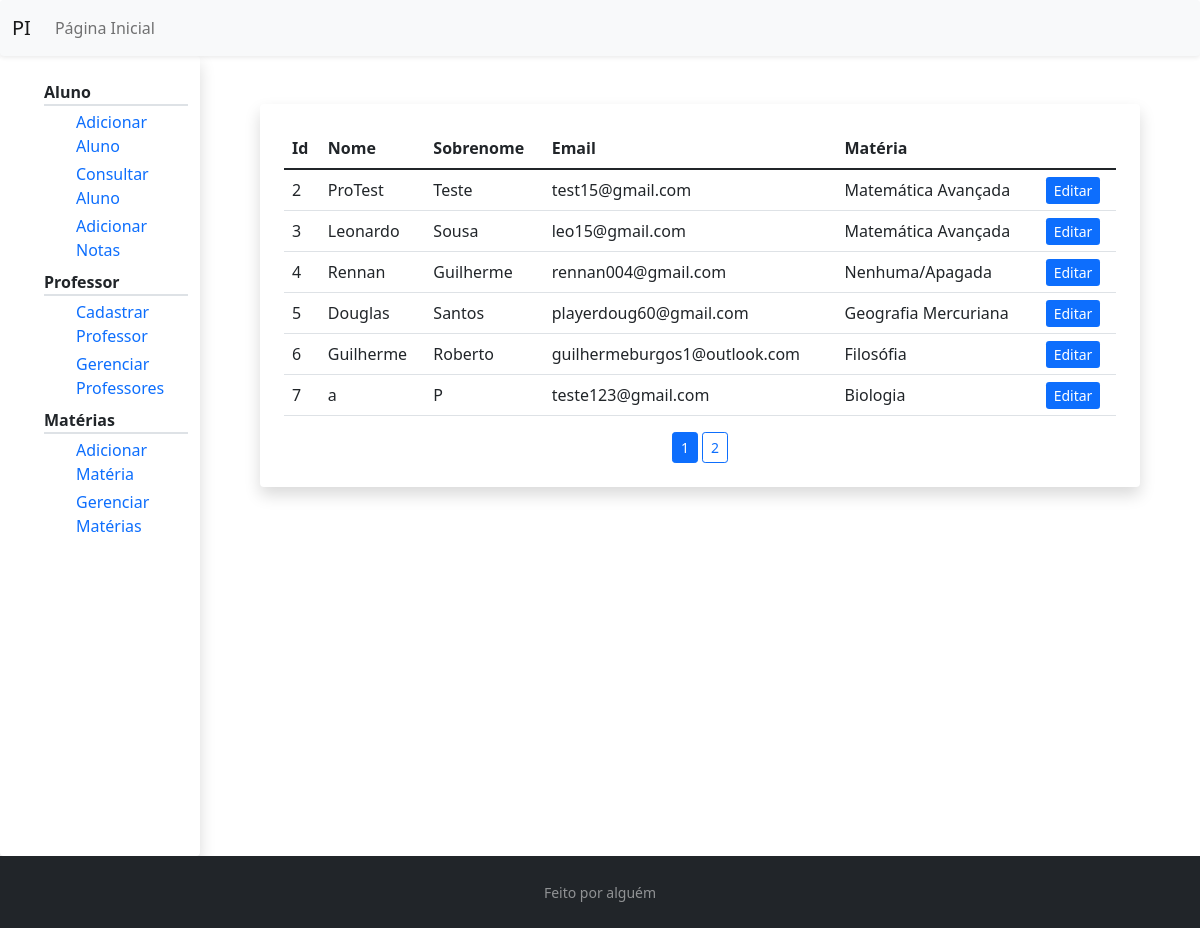
Page /gerenciar/professor/ on the earlier database version.
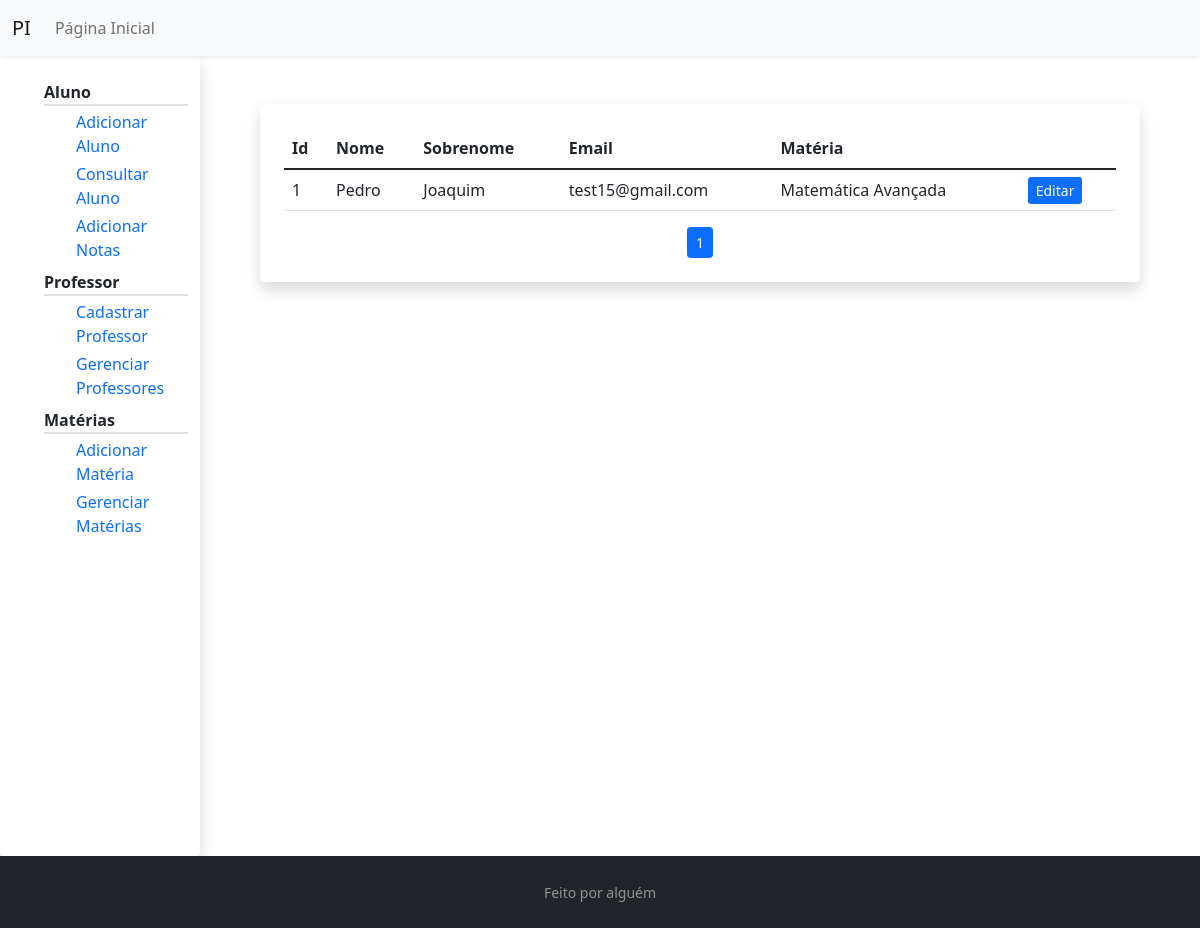
Same page on the later database version.
### pi/models.py (models this page shows, shortened)
class Professor(db.Model, UserMixin):
    id = db.Column(db.Integer, primary_key=True)
    nome = db.Column(db.String(20), nullable=False)
    sobrenome = db.Column(db.String(100), nullable=False)
    materia = db.Column(db.Integer, db.ForeignKey('materia.id'), nullable=False)
    email = db.Column(db.String(256), unique=True, nullable=False)
    senha = db.Column(db.String(30), nullable=False)

class Materia(db.Model):
    id = db.Column(db.Integer, primary_key=True)
    nome = db.Column(db.String(100), nullable=False, unique=True)

### pi/routes.py (the view)
@app.route("/gerenciar/professor/")
def gerenciar_professor():
    page = request.args.get('page', 1, type=int)
    professores = Professor.query.paginate(per_page=6)
    return render_template('gerenciar_professores.html',
                            titulo='Gerenciar Professores',
                            user="gerenciar",
                            lista_professores=professores,
                            materia=Materia)

### pi/templates/gerenciar_professores.html
{% extends "professor_layout.html" %}
{% block prof %}
    <div class="shadow p-4 mb-5 bg-white rounded m-5">
        <table class="table ">
            <thead class="border-bottom border-dark" >
                <tr>
                    <th scope="col"> Id</th>
                    <th scope="col"> Nome </th>
                    <th scope="col"> Sobrenome </th>
                    <th scope="col"> Email </th>
                    <th scope="col"> Matéria </th>
                </tr>
            </thead>
            <tbody>
                {% for professor in lista_professores.items %}
                    <tr>
                        <td> {{ professor.id }} </td>
                        <td> {{ professor.nome }} </td>
                        <td>
                            {% set sobrenome_str = professor.sobrenome.split(' ') %}
                            {{ sobrenome_str[0] }}
                        </td>
                        <td> {{ professor.email }} </td>
                        <td>
                            {% set materia_nome = materia.query.filter_by(id=professor.materia).first() %}
                            {% if materia_nome %}
                                {{ materia.query.filter_by(id=professor.materia).first().nome }}
                            {% else %}
                                Nenhuma/Apagada
                            {% endif %}
                        </td>
                        <td>
                            <a class="btn-primary btn-sm" href=" {{ url_for('editar_professor', id_professor=professor.id) }} "> Editar </a>
                        </td>
                    </tr>
                {% endfor %}
            </tbody>
        </table>
        <div class="text-center">
            {%  for numero_pagina in lista_professores.iter_pages() %}
                {% if numero_pagina %}
                    {% if lista_professores.page == numero_pagina %}
                        <a class="btn btn-primary btn-sm" href="{{ url_for('gerenciar_professor', page=numero_pagina) }}">{{ numero_pagina }}</a>
                    {% else %}
                        <a class="btn btn-outline-primary btn-sm" href=" {{ url_for('gerenciar_professor', page=numero_pagina) }} "> {{ numero_pagina }} </a>
                    {% endif %}
                {% else %}
                    ...
                {% endif %}
            {% endfor %}
        </div>
    </div>
{% endblock prof %}

### pi/templates/professor_layout.html (shortened to what this page needs)
{% extends "layout.html"%}
{% block conteudo %}
    <div class="container-fluid">
        <div class="row">
            <div class="col-2 shadow pt-4 rounded" style="height:100vh;">
                <ul class="text-start">
                    <li class="border-bottom border-2 fw-bold" > Aluno </li>
                    <ul>
                        <li class="mt-1"> <a href=""> Adicionar Aluno </a> </li>
                        <li class="mt-1"> <a href=""> Consultar Aluno </a> </li>
                        <li class="mt-1"> <a href=""> Adicionar Notas </a> </li>
                    </ul>
                    <li class="mt-2 border-bottom border-2 fw-bold"> Professor </li>
                    <ul>
                        <li class="mt-1"> <a href=" {{ url_for('registrar') }} "> Cadastrar Professor </a></li>
                        <li class="mt-1"> <a href=" {{ url_for('gerenciar_professor') }} "> Gerenciar Professores </a> </li>
                    </ul>
                    <li class="mt-2 border-bottom border-2 fw-bold"> Matérias </li>
                    <ul>
                        <li class="mt-1"> <a href=" {{ url_for('registrar_materia') }} "> Adicionar Matéria </a> </li>
                        <li class="mt-1"> <a href=" {{ url_for('gerenciar_materia') }} "> Gerenciar Matérias </a> </li>
                    </ul>
                </ul>
            </div>
            <div class="col">
                {% block prof%}
                {% endblock prof%}
            </div>
          </div>
    </div>
{% endblock conteudo %}

### pi/templates/layout.html (shortened to what this page needs)
<!DOCTYPE html>
<html lang="pt-br">
    <head>
        <link href="https://cdn.jsdelivr.net/npm/bootstrap@5.1.1/dist/css/bootstrap.min.css" rel="stylesheet">
        <link rel="stylesheet" type="text/css" href="{{ url_for('static', filename='main.css')}}">
    </head>
    <body class="d-flex flex-column min-vh-100">
        {% if user %}
            <header>
                <nav class="navbar navbar-expand-lg navbar-light bg-light rounded shadow-sm">
                    <div class="container-fluid">
                        <a class="navbar-brand" href="{{url_for('home')}}">PI</a>
                        <div class="navbar-collapse collapse" id="navbarSupportedContent">
                            {% if current_user.is_authenticated %}
                                <div class="navbar-nav mr-auto">
                                    <a class="nav-item nav-link" href=" {{ url_for('professor') }} "> Página do Professor </a>
                                </div>
                                <div class="navbar-nav ms-auto">
                                    <a class="nav-item nav-link" href=" {{ url_for('logout') }}"> Sair </a>
                                </div>
                            {% else %}
                                {% if user == 'aluno' %}
                                    <div class="navbar-nav mr-auto">
                                        <a class="nav-item nav-link" href=" {{ url_for(user) }} ">Página do Aluno</a>
                                    </div>
                                {% else %}
                                    <div class="navbar-nav mr-auto">
                                        <a class="nav-item nav-link" href=" {{ url_for('home') }} ">Página Inicial</a>
                                    </div>
                                {% endif %}
                            {% endif %}
                        </div>
                    </div>
                </nav>
            </header>
        {% endif %}
        <main>
            {% block conteudo %}
            {% endblock conteudo %}
        </main>
        <footer class="flex-shrink-0 py-4 bg-dark text-white-50 mt-auto">
            <div class="container text-center">
              <small>Feito por alguém</small>
            </div>
          </footer>
    </body>
</html>

### pi/static/main.css (style rules this page uses)
html, body { height: 100vh; }
ul { list-style-type: none; }
a { text-decoration: none; }

Differences in the rows shown:
removed Professor: id "2", nome "ProTest", sobrenome_str "Teste", email "test15@gmail.com", query.filter_by "Matemática Avançada"
removed Professor: id "3", nome "Leonardo", sobrenome_str "Sousa", email "leo15@gmail.com", query.filter_by "Matemática Avançada"
removed Professor: id "4", nome "Rennan", sobrenome "Guilherme", email "rennan004@gmail.com", shows "Nenhuma/Apagada"
removed Professor: id "5", nome "Douglas", sobrenome_str "Santos", email "playerdoug60@gmail.com", query.filter_by "Geografia Mercuriana"
removed Professor: id "6", nome "Guilherme", sobrenome_str "Roberto", email "guilhermeburgos1@outlook.com", query.filter_by "Filosófia"
removed Professor: id "7", nome "a", sobrenome_str "P", email "teste123@gmail.com", query.filter_by "Biologia"
added Professor: id "1", nome "Pedro", sobrenome "Joaquim", email "test15@gmail.com", query.filter_by "Matemática Avançada"
Other differences:
list line gone: "2"
